Frame 1 (no input): blank canvas, image omitted
Frame 60 (the mouse pressed at the canvas centre just before this capture): blank canvas, image omitted
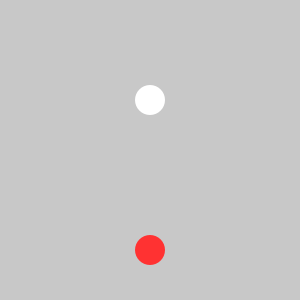
Frame 120 (the mouse held since frame 60 and released just before this capture)

The Processing sketch whose frames 1 and 60 were blank and that drew this single picture after the mouse press (run headless with seeded random() and noise(); from frame 60 on, the mouse is pressed at the canvas centre):

// Processing sketch: processing_18995
// ── processing_18995.pde

int savedTime;


void setup() {
  size(300,300);
  smooth();
  savedTime = millis();
  noStroke();
}



void draw() {
  background(200);
   
  if ( mousePressed ) {
    int elapsed = millis() - savedTime;
    
    // Les trois cercles blancs
    fill(255);
    if ( elapsed > 500 ) {
     ellipse( width/2 , 100 ,30,30);
    }
    if ( elapsed > 1000 ) {
      ellipse( width/2 , 150 ,30,30);
    }
    if ( elapsed > 1500 ) {
      ellipse( width/2 , 50 ,30,30);
    }
    
    // Le cercle rouge
    fill(255, 50 , 50 );
    ellipse( map(elapsed,0,2000,0,width) , 250 , 30 , 30 );
    
    // Relancer l'animation lorsqu'elle dépasse 2 secondes
     if ( elapsed > 2000 ) {
         savedTime = millis();
    }
  }
}

void mousePressed() {
  savedTime = millis();
}
                
